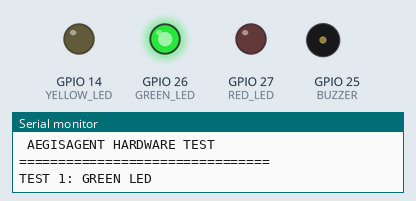
This sketch was run on a simulated ESP32. Shown: output pins drawn as LEDs (lit = HIGH), buzzer (waves = sounding, pin HIGH), the last lines printed to the serial monitor.

Above: at 1.0 s.
At 3.5 s:
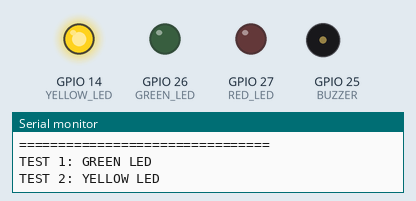
At 6.0 s:
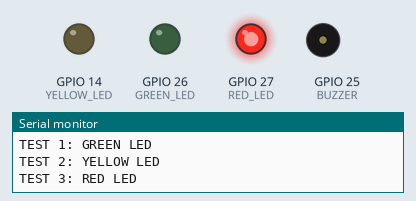
At 8.5 s:
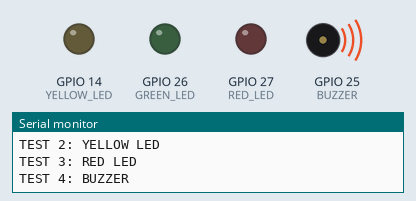
At 11.0 s:
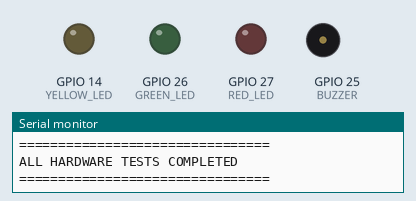
Timing chart, 0 to 16.3 s (numbered marks = the images above):
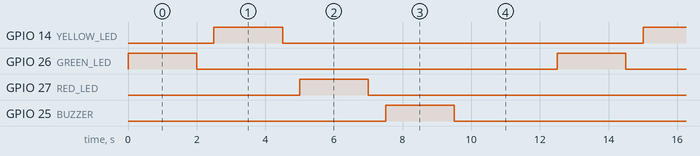

The sketch:

hardware_test.ino
```cpp
const int GREEN_LED = 26;
const int YELLOW_LED = 14;
const int RED_LED = 27;
const int BUZZER = 25;

void setup() {
  Serial.begin(115200);

  pinMode(GREEN_LED, OUTPUT);
  pinMode(YELLOW_LED, OUTPUT);
  pinMode(RED_LED, OUTPUT);
  pinMode(BUZZER, OUTPUT);

  digitalWrite(GREEN_LED, LOW);
  digitalWrite(YELLOW_LED, LOW);
  digitalWrite(RED_LED, LOW);
  digitalWrite(BUZZER, LOW);

  Serial.println("================================");
  Serial.println(" AEGISAGENT HARDWARE TEST");
  Serial.println("================================");
}

void loop() {

  // TEST 1: GREEN LED
  Serial.println("TEST 1: GREEN LED");
  digitalWrite(GREEN_LED, HIGH);
  delay(2000);
  digitalWrite(GREEN_LED, LOW);
  delay(500);

  // TEST 2: YELLOW LED
  Serial.println("TEST 2: YELLOW LED");
  digitalWrite(YELLOW_LED, HIGH);
  delay(2000);
  digitalWrite(YELLOW_LED, LOW);
  delay(500);

  // TEST 3: RED LED
  Serial.println("TEST 3: RED LED");
  digitalWrite(RED_LED, HIGH);
  delay(2000);
  digitalWrite(RED_LED, LOW);
  delay(500);

  // TEST 4: BUZZER
  Serial.println("TEST 4: BUZZER");
  digitalWrite(BUZZER, HIGH);
  delay(2000);
  digitalWrite(BUZZER, LOW);
  delay(1000);

  Serial.println("================================");
  Serial.println("ALL HARDWARE TESTS COMPLETED");
  Serial.println("================================");

  delay(2000);
}
```

Measured:
- by itself, GPIO 14 (YELLOW_LED), GPIO 26 (GREEN_LED), GPIO 27 (RED_LED), GPIO 25 (BUZZER): alternates HIGH for 2.0 s and LOW for 10.5 s
- by itself, everything shown: repeats every 12.5 s, in 8 steps
